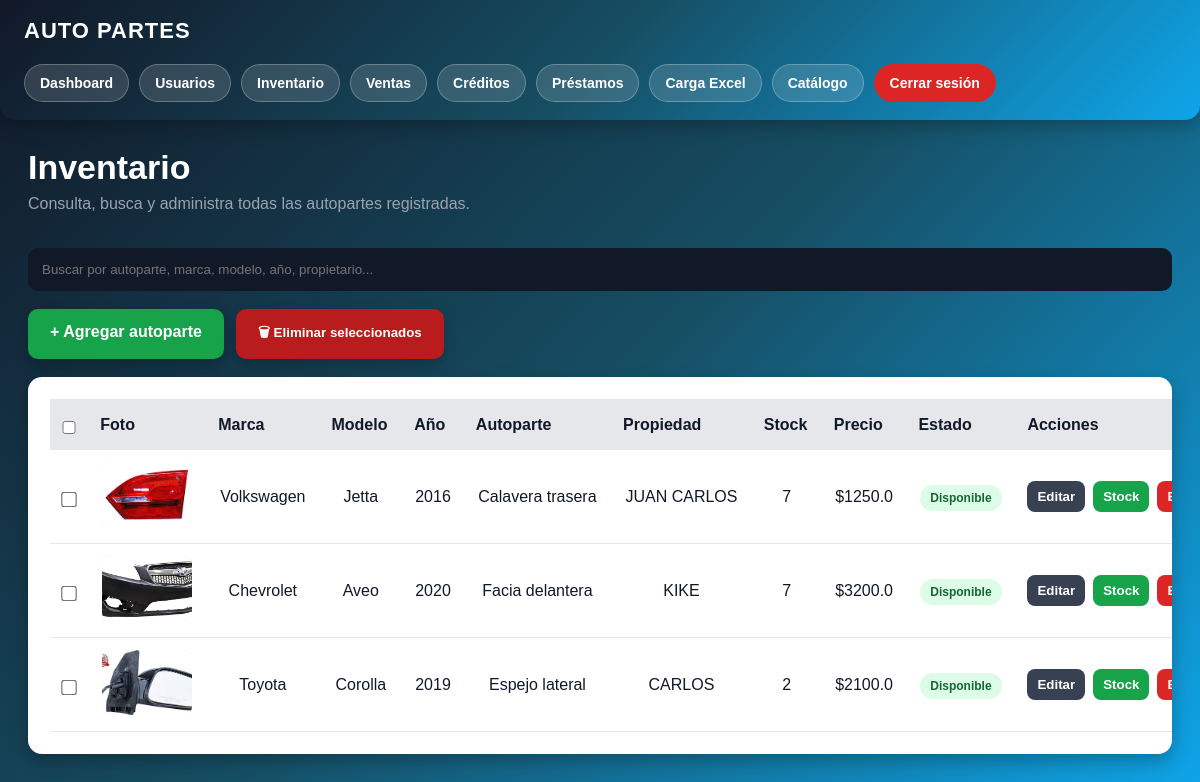
The app's page /inventario (signed in), older data.
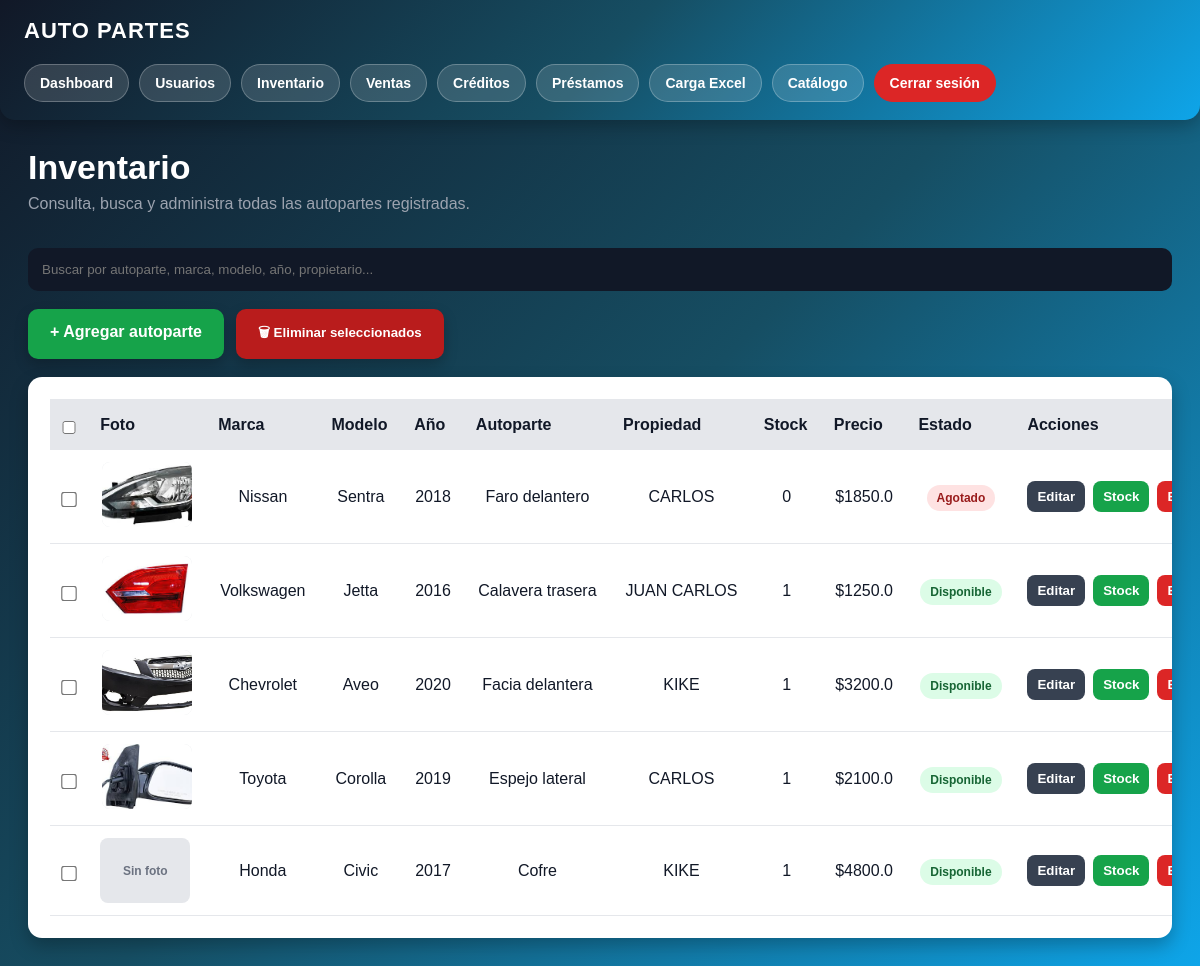
The same page, newer data.
### app.py (models this page shows)
class Producto(db.Model):
    id = db.Column(db.Integer, primary_key=True)
    marca = db.Column(db.String(100))
    modelo = db.Column(db.String(100))
    anio = db.Column(db.Integer)
    autoparte = db.Column(db.String(150))
    observaciones = db.Column(db.Text)
    transmision = db.Column(db.String(100))
    motor = db.Column(db.String(100))
    propiedad = db.Column(db.String(100))
    tipo = db.Column(db.String(100))
    lado = db.Column(db.String(50))
    origen = db.Column(db.String(100))
    costo_venta = db.Column(db.Float)
    stock = db.Column(db.Integer, default=1)
    foto = db.Column(db.String(300))
    link_ml = db.Column(db.String(500))
    estado = db.Column(db.String(50), default="disponible")
    vendido_a = db.Column(db.String(150))
    metodo_pago = db.Column(db.String(100))
    factura = db.Column(db.String(100))
    comentarios_venta = db.Column(db.Text)
    fecha_salida = db.Column(db.String(100))
    fecha_prestamo = db.Column(db.String(100))

### app.py (the view)
@app.route("/inventario")
def inventario():
    if not session.get("rol") in ["admin", "vendedor"]:
        return redirect("/login")
    productos = Producto.query.all()
    return render_template(
        "inventario.html",
        productos=productos
    )

### templates/inventario.html (shortened to what this page needs)
{% extends "layout.html" %}
{% block contenido %}
<div class="inventario-header">
    <h1>Inventario</h1>
    <p>Consulta, busca y administra todas las autopartes registradas.</p>
</div>
<input
    type="text"
    id="buscador"
    class="inventario-buscador"
    placeholder="Buscar por autoparte, marca, modelo, año, propietario..."
    onkeyup="buscarProducto()"
>
<form
    method="POST"
    action="/eliminar_masivo"
    onsubmit="return validarEliminacionMasiva()"
>
<div class="acciones-superiores">
    <a href="/admin" class="btn-agregar-producto">
        + Agregar autoparte
    </a>
    <button
        type="submit"
        class="btn-eliminar-masivo"
    >
        🗑 Eliminar seleccionados
    </button>
</div>
<div class="inventario-card">
    <table id="tablaInventario">
        <tr>
            <th>
                <input
                    type="checkbox"
                    id="checkTodos"
                >
            </th>
            <th>Foto</th>
            <th>Marca</th>
            <th>Modelo</th>
            <th>Año</th>
            <th>Autoparte</th>
            <th>Propiedad</th>
            <th>Stock</th>
            <th>Precio</th>
            <th>Estado</th>
            <th>Acciones</th>
        </tr>
        {% for producto in productos %}
        <tr>
            <td>
                <input
                    type="checkbox"
                    name="productos"
                    value="{{ producto.id }}"
                    class="checkbox-producto"
                >
            </td>
            <td>
                {% if producto.foto %}
                    <img
                        class="inventario-img"
                        src="{{ url_for('static', filename='uploads/' ~ producto.foto.split('|')[0]) }}"
                        alt="{{ producto.autoparte }}"
                    >
                {% else %}
                    <div class="sin-foto">Sin foto</div>
                {% endif %}
            </td>
            <td>{{ producto.marca or '-' }}</td>
            <td>{{ producto.modelo or '-' }}</td>
            <td>{{ producto.anio or '-' }}</td>
            <td>{{ producto.autoparte or '-' }}</td>
            <td>{{ producto.propiedad or '-' }}</td>
            <td>{{ producto.stock or 0 }}</td>
            <td>${{ producto.costo_venta or 0 }}</td>
            <td>
                {% if producto.stock > 0 %}
                    <span class="badge-disponible">Disponible</span>
                {% else %}
                    <span class="badge-agotado">Agotado</span>
                {% endif %}
            </td>
            <td>
                <div class="acciones-inventario">
                    <a href="/editar/{{ producto.id }}">
                        <button
                            type="button"
                            class="btn-mini btn-editar"
                        >
                            Editar
                        </button>
                    </a>
                    <a href="/stock/{{ producto.id }}">
                        <button
                            type="button"
                            class="btn-mini btn-sumar"
                        >
                            Stock
                        </button>
                    </a>
                    <a href="/eliminar/{{ producto.id }}">
                        <button
                            type="button"
                            class="btn-mini btn-eliminar"
                            onclick="return confirm('¿Seguro que deseas eliminar este artículo?')"
                        >
                        </button>
                    </a>
                </div>
            </td>
        </tr>
        {% endfor %}
    </table>
</div>
</form>
{% endblock %}

Row changes from the older to the newer data that the page shows:
added Producto: shows a picture, marca "Nissan", modelo "Sentra", anio "2018", autoparte "Faro delantero", propiedad "CARLOS", stock "0", costo_venta "1850.0", shows "Agotado"
changed Producto "Volkswagen": stock "7" → "1"
changed Producto "Chevrolet": stock "7" → "1"
changed Producto "Toyota": stock "2" → "1"
added Producto: foto "Sin foto", marca "Honda", modelo "Civic", anio "2017", autoparte "Cofre", propiedad "KIKE", stock "1", costo_venta "4800.0", shows "Disponible"
